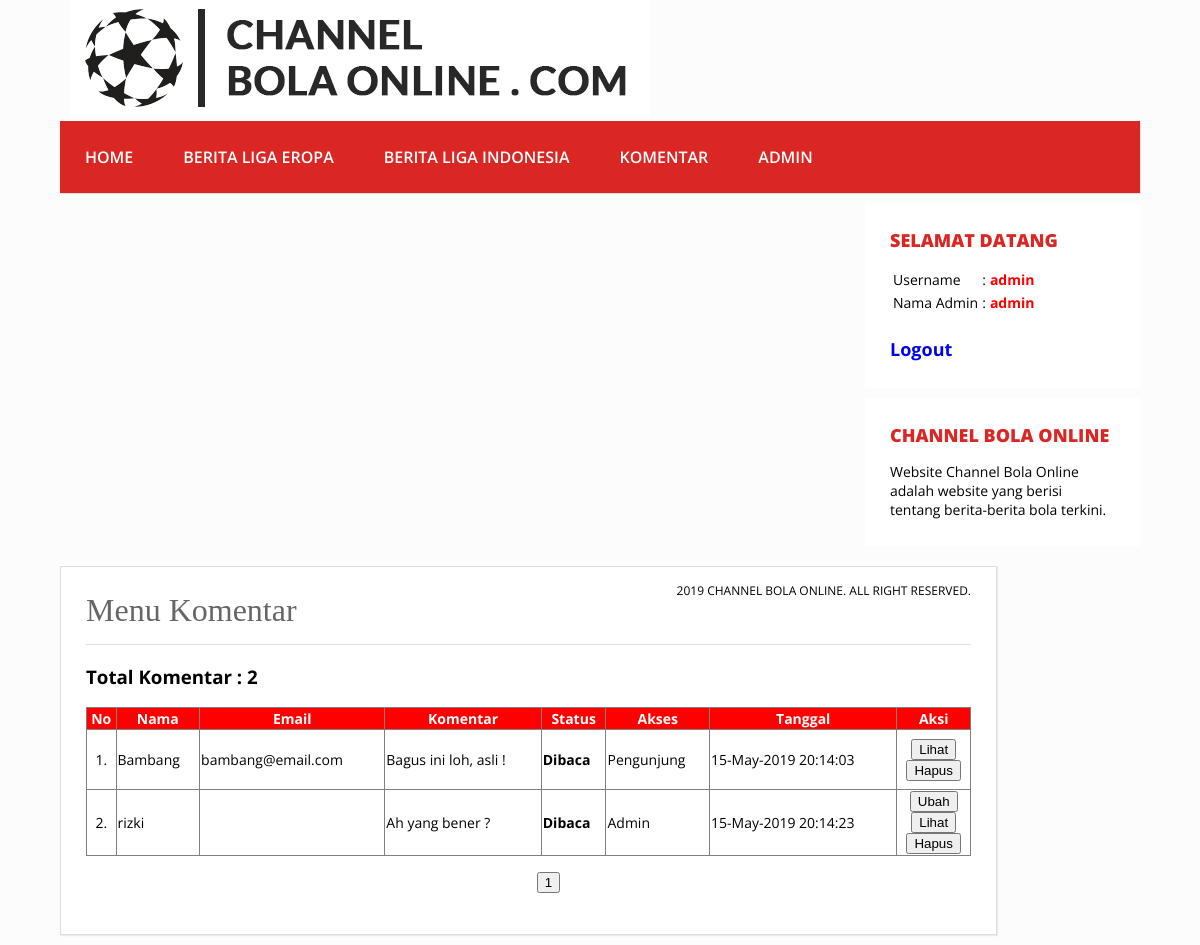
Page /admin/komentar/komentar.php (signed in) on the committed database.
### tables this page shows
CREATE TABLE IF NOT EXISTS `komentar` (
  `id_komentar` int(10) NOT NULL AUTO_INCREMENT,
  `id_berita` int(10) NOT NULL,
  `nama` char(50) NOT NULL,
  `email` char(50) NOT NULL,
  `isi_komentar` text NOT NULL,
  `status` int(1) NOT NULL,
  `hak_akses` int(1) NOT NULL,
  `tanggal` datetime NOT NULL,
  PRIMARY KEY (`id_komentar`)
);

### admin/komentar/komentar.php (the view, shortened to what this page needs)
<?php
include '../fungsi.php';
function status($data)
{
    if($data > 0)
        $data = "Dibaca";
    else
        $data = "Belum Dibaca";
    return $data;
}
function hak_akses($data)
{
    if($data > 0)
        $data = "Admin";
    else
        $data = "Pengunjung";
    return $data;
}
?>
<html>
<head>
  <link rel="stylesheet" type="text/css" href="../css/custom.css">
</head>
<body>
  <header>
    <img src="../img/banner.png">
  </header>
  <div class="wrap">
    <nav class="menu">
      <ul>
        <li><a href="../index.php">Home</a></li>
        <li><a href="../berita/berita.php">Berita Liga Eropa</a></li>
        <li><a href="../berita/berita2.php">Berita Liga Indonesia</a></li>
        <li><a href="komentar.php">Komentar</a></li>
        <li><a href="../admin/admin.php">Admin</a></li>
      </ul>
    </nav>
    <aside class="sidebar">
      <div class="widget">
        <h2>Selamat Datang</h2>
        <table style="font-size: 14;">
        <?php $sql = mysql_query("select * from admin where username='".$_SESSION['username']."'");
        while($row=mysql_fetch_array($sql)):
        ?>
        <tr>
          <td>Username</td>
          <td>:</td>
          <td style="color: red;"><b><?php echo $row['username']; ?></b></td>
        </tr>
        <tr>
          <td>Nama Admin</td>
          <td>:</td>
          <td style="color: red;"><b><?php echo $row['nama_admin']; ?></b></td>
        </tr>
      <?php endwhile; ?>
      </table>
      <br><b><a href="../logout.php">Logout</a></b>
      </div>
      <div class="widget" style="font-size: 12;">
        <h2>CHANNEL BOLA ONLINE </h2>
        <p>Website Channel Bola Online adalah website yang berisi tentang berita-berita bola terkini.</p>
      </div>
    </aside>
    <div class="blog">
      <div class="conteudo">
        <div class="post-info">
          2019 Channel Bola Online. All Right Reserved.
        </div>
        <h1>Menu Komentar</h1>
        <hr>
        <p>
          <?php
            $limit = 5;
            if(isset($_GET['page'])){
              $page = anti_injection($_GET['page']);
            }else{
              $page = 1;
            }
            $offset = ($page - 1) * $limit;
            $sql = "SELECT * FROM `komentar` ORDER BY `id_komentar` ASC";
            $query = mysql_query($sql." LIMIT $offset, $limit");
            $total = mysql_num_rows(mysql_query($sql));
            ?>
            <h3>Total Komentar : <?= $total; ?></h3>
            <table width="100%" border="1" align="center" style="font-size: 14; border-collapse: collapse;">
              <tr align="center" style="background-color: red; color: #fff;">
                <td><b>No</b></td>
                <td><b>Nama</b></td>
                <td><b>Email</b></td>
                <td><b>Komentar</b></td>
                <td><b>Status</b></td>
                <td><b>Akses</b></td>
                <td><b>Tanggal</b></td>
                <td><b>Aksi</b></td>
              </tr>
              <?php
              if($total > 0){
              $no = ($page - 1) * $limit;
              while ($row = mysql_fetch_array($query)):
                $no++;
                echo "<tr>";
                echo "<td align=center height=60>".$no.".</td>";
                echo "<td>".($row['nama'])."</td>";
                echo "<td>".($row['email'])."</td>";
                echo "<td>".(potong_kata(strip_tags($row['isi_komentar']),45))."</td>";
                echo "<td><b>".status($row['status'])."</b></td>";
                echo "<td>".hak_akses($row['hak_akses'])."</td>";
                echo "<td>".date('d-M-Y H:i:s',strtotime($row['tanggal']))."</td>";
                if ($row['hak_akses'] > 0) {
                  echo '<td align=center><a href="edit.php?id='.$row['id_komentar'].'"><button>Ubah</button></a> <br>';
                }else{
                  echo "<td align=center>";
                }
                  echo '<a href="lihat.php?id='.$row['id_komentar'].'" ><button>Lihat</button></a> <br>
                  <a onclick="return konfirmasi()" href="hapus.php?id='.$row['id_komentar'].'"><button>Hapus</button></a></td>';
                  echo "</tr>";
                endwhile;
                } else {
                echo "<tr><td colspan=9>Data tidak tersedia</td></tr>";
                }
              ?>
              </table>
              <center><?php pagination_new($total, $page, $limit, '#', '?page='); ?></center>
        </p>
      </div>
    </div>
  </div>
</body>
</html>

### admin/css/custom.css (style rules this page uses)
body { background: #fcfcfc; margin:0; font-family: 'Open Sans', sans-serif; }
hr { border:0; background:#dedede; height:1px; }
header { text-align: left; padding-left: 70px; }
.wrap { width: 90%; margin:5px auto; }
nav.menu ul { overflow:hidden; color:#fcfcfc; list-style: none; float:left; padding:0; width: 100%; margin:0 0 0; background: #da2724; -webkit-box-shadow: 1px 1px 1px 0px rgba(204,204,204,0.55); -moz-box-shadow: 1px 1px 1px 0px rgba(204,204,204,0.55); box-shadow: 1px 1px 1px 0px rgba(204,204,204,0.55); }
nav.menu ul li { margin:0; float:left; }
nav.menu ul a { padding:25px; display:block; font-weight:600; font-size: 16px; color:#fff; text-transform: uppercase; transition: all 0.5s ease; text-decoration: none; }
.sidebar { float:right; width:275px; }
.sidebar .widget { padding:25px; margin:10px 0 10px; background:#fff; border-bottom: 2px solid #fff; transition: all 0.5s ease; }
.sidebar .widget h2 { padding:0; margin:0 0 15px; color:#da2724; font-size: 18px; font-weight:800; text-transform: uppercase; }
.sidebar .widget a { font-size: 18px; text-decoration: none; }
.sidebar .widget p { font-size: 14px; }
.sidebar .widget p:last-child { margin:0; }
.blog { float:left; }
.conteudo { width:885px; padding:25px; margin:10px auto; background: #fff; border:1px solid #dedede; -webkit-box-shadow: 1px 1px 1px 0px rgba(204,204,204,0.35); -moz-box-shadow: 1px 1px 1px 0px rgba(204,204,204,0.35); box-shadow: 1px 1px 1px 0px rgba(204,204,204,0.35); }
.conteudo h1 { padding:0; margin:0 0 15px; font-weight: normal; color: #666; font-family: Georgia; }
.post-info { float: right; font-size: 12px; margin: -10px 0 15px; text-transform: uppercase; }

### rows in the picture
komentar: nama "Bambang", email "bambang@email.com", isi_komentar "Bagus ini loh, asli !", status "Dibaca", hak_akses "Pengunjung", tanggal "15-May-2019 20:14:03"
komentar: nama "rizki", isi_komentar "Ah yang bener ?", status "Dibaca", hak_akses "Admin", tanggal "15-May-2019 20:14:23"

### other values in the picture
$row['username'] "admin"
$row['nama_admin'] "admin"
$total "2"
